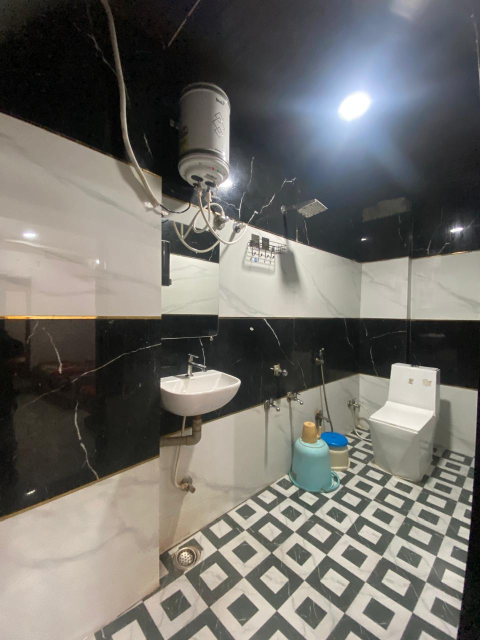
#> input picture Images/WhatsApp Image 2026-11-14 at 9.55.11 PM.jpeg, 960 x 1280 px, given in place of WhatsApp Image 2026-11-14 at 9.55.17 PM (1).jpeg, which was not available (shown at 1/2 size)
$ python prepare_media.py '../Images/WhatsApp Image 2026-11-14 at 9.55.11 PM.jpeg'
#> lines starting #> are read from the running program, lines starting #| are printed output that depends on the picture
#!/usr/bin/env python3
"""
Turns the raw WhatsApp photos/videos in ../Images and ../Videos into
web-ready files in ../site/assets.

  python3 -I tools/prepare_media.py /path/to/ffmpeg

Needs Pillow. ffmpeg is optional (videos are skipped without it).
Re-run any time you add photos: edit the PHOTOS list below.
"""
import json
import os
import subprocess
import sys

from PIL import Image, ImageOps

ROOT = os.path.dirname(os.path.dirname(os.path.abspath(__file__)))
SRC_IMG = os.path.join(ROOT, "Images")
SRC_VID = os.path.join(ROOT, "Videos")
OUT_IMG = os.path.join(ROOT, "site", "assets", "img")
OUT_VID = os.path.join(ROOT, "site", "assets", "video")
WIDTHS = [480, 960, 1600]
QUALITY = 76


def src(stamp):
    return os.path.join(SRC_IMG, f"WhatsApp Image 2026-11-14 at {stamp}.jpeg")


# crop: None = keep all; "wm" = trim the bottom strip that holds the
# "OPPO F23 5G" camera watermark; (l, t, r, b) = exact box in pixels.
WM = "wm"
PHOTOS = [
    # name,                 source stamp,      crop,                  category
    ("room-teal-wide",      "9.55.17 PM (1)",  None,                  "rooms"),
    ("room-teal-twin",      "9.55.08 PM",      None,                  "rooms"),
    ("room-teal-beds",      "9.58.45 PM",      WM,                    "rooms"),
    ("room-mirror-wide",    "9.55.18 PM",      None,                  "rooms"),
    ("room-mirror",         "9.55.19 PM",      (0, 0, 1080, 1290),    "rooms"),
    ("room-chevron-wide",   "9.55.20 PM (1)",  None,                  "rooms"),
    ("room-chevron-dark",   "9.55.20 PM",      WM,                    "rooms"),
    ("room-chevron-red",    "9.58.46 PM",      None,                  "rooms"),
    ("room-floral",         "9.55.14 PM",      None,                  "rooms"),
    ("room-floral-door",    "9.55.10 PM (1)",  None,                  "rooms"),
    ("bath-1",              "9.55.11 PM",      None,                  "bath"),
    ("bath-2",              "9.55.12 PM",      None,                  "bath"),
    ("ceiling-teal",        "9.58.49 PM (1)",  WM,                    "hotel"),
    ("ceiling-cove",        "9.58.50 PM",      WM,                    "hotel"),
    ("sign-night",          "9.58.54 PM",      (0, 200, 1080, 640),   "hotel"),
    ("entrance-door",       "9.58.55 PM",      WM,                    "hotel"),
    ("entrance-night",      "9.58.57 PM",      (0, 272, 720, 1135),   "hotel"),
    ("sign-day",            "9.59.00 PM",      (0, 272, 720, 1157),   "hotel"),
    ("standee",             "9.58.49 PM",      (0, 272, 720, 1130),   "hotel"),
]

VIDEOS = [
    ("tour-1", "WhatsApp Video 2026-11-14 at 9.53.24 PM.mp4"),
    ("tour-2", "WhatsApp Video 2026-11-14 at 9.53.25 PM.mp4"),
    ("tour-3", "WhatsApp Video 2026-11-14 at 9.53.26 PM.mp4"),
]


def export(im, name):
    sizes = []
    for w in WIDTHS:
        tw = min(w, im.width)
        if sizes and tw <= sizes[-1]:
            break
        th = round(im.height * tw / im.width)
        im.resize((tw, th), Image.LANCZOS).save(
            os.path.join(OUT_IMG, f"{name}-{tw}.webp"), "WEBP", quality=QUALITY, method=6
        )
        sizes.append(tw)
    return sizes


def main():
    os.makedirs(OUT_IMG, exist_ok=True)
    os.makedirs(OUT_VID, exist_ok=True)
    manifest = {}
    for name, stamp, crop, cat in PHOTOS:
        im = ImageOps.exif_transpose(Image.open(src(stamp))).convert("RGB")
#> im is the input picture: PIL image 960x1280 RGB; mean R, G, B 111.9, 110, 104.9
        if crop == WM:
            im = im.crop((0, 0, im.width, int(im.height * 0.86)))
        elif crop:
            im = im.crop(crop)
        sizes = export(im, name)
#> the loop in export, `for w in WIDTHS:` made 3 passes
#> pass 1, in export, `im.resize((tw, th), Image.LANCZOS).save( os.path.join(OUT_IMG, f"{name..`:
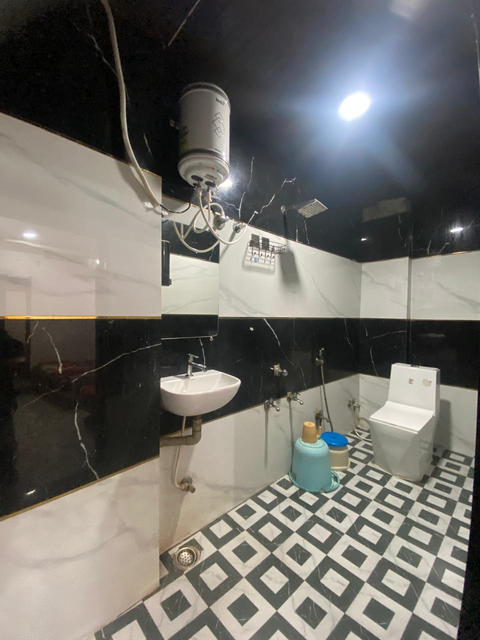
#> saved as room-teal-wide-480.webp: PIL image 480x640 RGB; mean R, G, B 111.9, 110, 104.9
#> after the loop in export, `for w in WIDTHS:`: sizes = [480, 960]
#> sizes = [480, 960]
        manifest[name] = {"w": im.width, "h": im.height, "sizes": sizes, "cat": cat}
        print(f"{name:20s} {im.width}x{im.height} -> {sizes}")
#| room-teal-wide       960x1280 -> [480, 960]
#> pass 2 of the loop in main, `for name, stamp, crop, cat in PHOTOS:`:
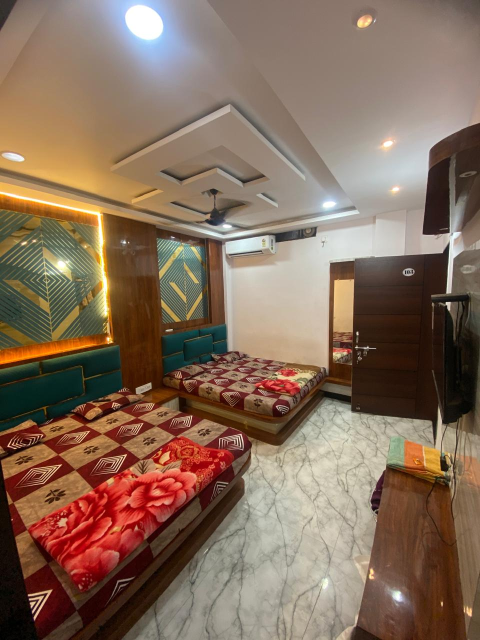
#> input picture Images/WhatsApp Image 2026-11-14 at 9.55.08 PM.jpeg, 960 x 1280 px (shown at 1/2 size)
#> in main, im is the input picture: PIL image 960x1280 RGB; mean R, G, B 133, 108.6, 90.7
#> the loop in export (call 2), `for w in WIDTHS:` made 3 passes
#> pass 1, in export (call 2), `im.resize((tw, th), Image.LANCZOS).save( os.path.join(OUT_IMG, f"{name..`:
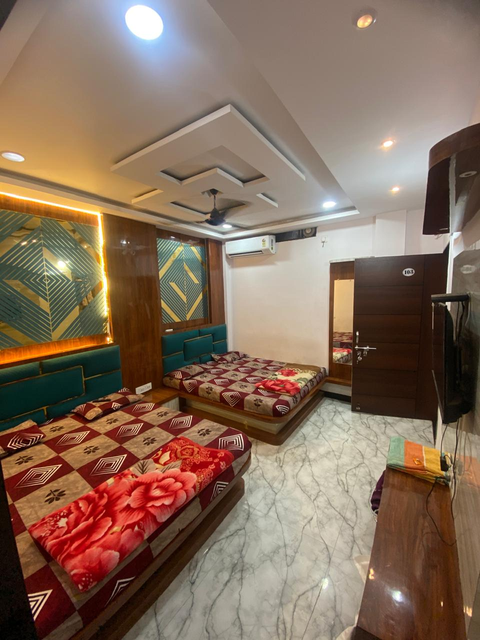
#> saved as room-teal-twin-480.webp: PIL image 480x640 RGB; mean R, G, B 133, 108.6, 90.7
#| room-teal-twin       960x1280 -> [480, 960]
#> pass 3 of the loop in main, `for name, stamp, crop, cat in PHOTOS:`:
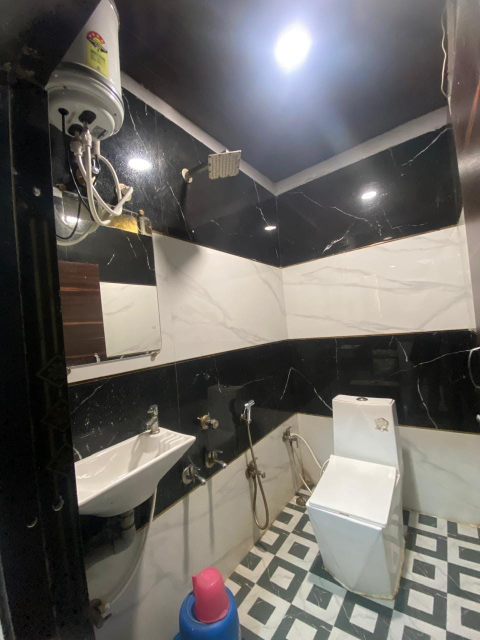
#> input picture Images/WhatsApp Image 2026-11-14 at 9.55.12 PM.jpeg, 960 x 1280 px, given in place of WhatsApp Image 2026-11-14 at 9.58.45 PM.jpeg, which was not available (shown at 1/2 size)
#> in main, im is the input picture: PIL image 960x1280 RGB; mean R, G, B 106.4, 103.3, 99.4
#> in main, `im = im.crop((0, 0, im.width, int(im.height * 0.86)))`:
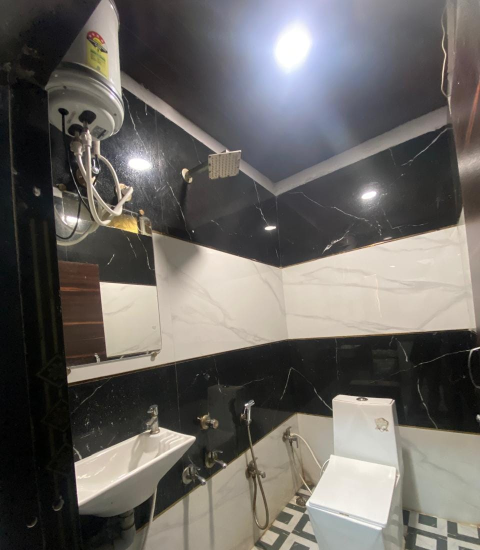
#> im: PIL image 960x1100 RGB (shown at 1/2 size); mean R, G, B 105.6, 102.4, 98.5
#> the loop in export (call 3), `for w in WIDTHS:` made 3 passes
#> pass 1, in export (call 3), `im.resize((tw, th), Image.LANCZOS).save( os.path.join(OUT_IMG, f"{name..`:
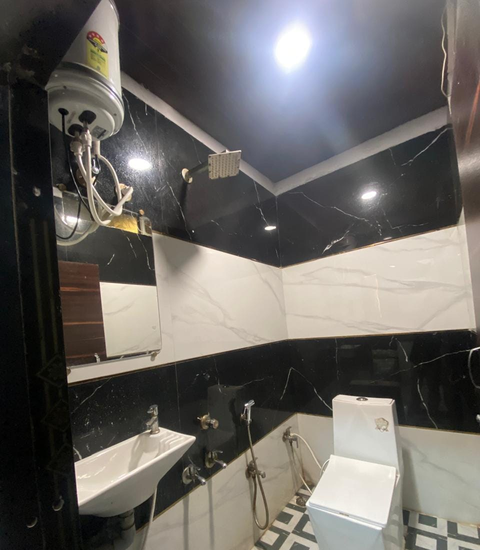
#> saved as room-teal-beds-480.webp: PIL image 480x550 RGB; mean R, G, B 105.6, 102.4, 98.5
#| room-teal-beds       960x1100 -> [480, 960]
#> the loop made 5 passes; the first 3 are shown

    ffmpeg = sys.argv[1] if len(sys.argv) > 1 else None
    if ffmpeg:
        for name, file in VIDEOS:
            inp = os.path.join(SRC_VID, file)
            out = os.path.join(OUT_VID, f"{name}.mp4")
            # Silent (room noise only), H.264 baseline-compatible, streamable.
            subprocess.run([ffmpeg, "-v", "error", "-y", "-i", inp, "-an",
                            "-c:v", "libx264", "-profile:v", "main", "-pix_fmt", "yuv420p",
                            "-crf", "25", "-preset", "slow", "-movflags", "+faststart", out],
                           check=True)
            poster = os.path.join(OUT_VID, f"{name}.jpg")
            subprocess.run([ffmpeg, "-v", "error", "-y", "-ss", "0.6", "-i", inp,
                            "-frames:v", "1", "-q:v", "4", poster], check=True)
            im = Image.open(poster)
            im.save(os.path.join(OUT_VID, f"{name}.webp"), "WEBP", quality=72)
            os.remove(poster)
            print(f"{name}: {im.size} {os.path.getsize(out)//1024} KB")

    with open(os.path.join(ROOT, "tools", "media-manifest.json"), "w") as f:
        json.dump(manifest, f, indent=1)


if __name__ == "__main__":
#> (the run stopped early here; a loop or call above may not have finished)
